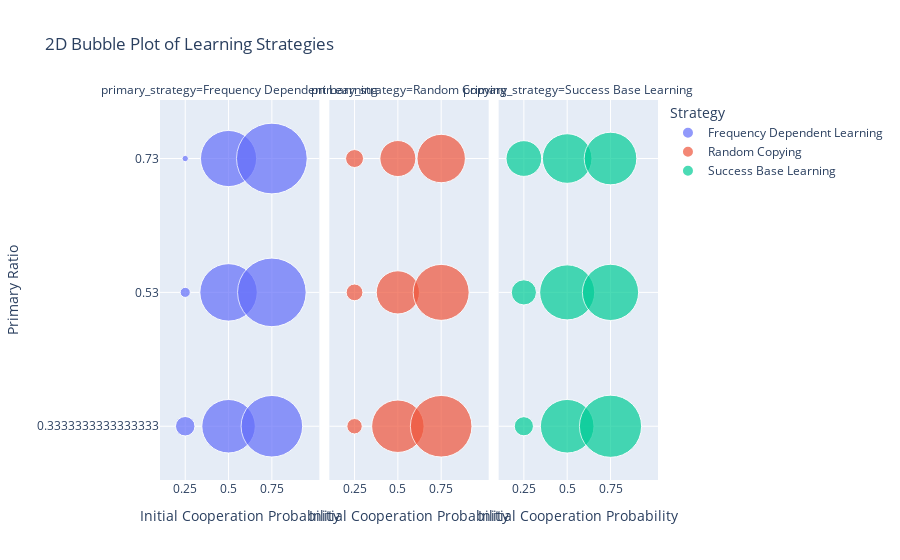

The notebook cell this image was saved under:
### Code cell
# creating a bubble plot to explore the average scores for intital cooperator probabilities and the primary strategy ratio


grouped_po['initial_cooperate_prob'] = grouped_po['initial_cooperate_prob'].astype(float)
grouped_po['primary_ratio'] = grouped_po['primary_ratio'].astype(float)


grouped_po['initial_cooperate_prob'] = pd.cut(grouped_po['initial_cooperate_prob'], 
                                              bins=np.concatenate(([0], initial_cooperate_prob_range + 0.125)), 
                                              labels=initial_cooperate_prob_range, include_lowest=True)
grouped_po['primary_ratio'] = pd.cut(grouped_po['primary_ratio'], 
                                     bins=np.concatenate(([0], primary_strategy_range + 0.1)), 
                                     labels=primary_strategy_range, include_lowest=True)

grouped_po['initial_cooperate_prob'] = grouped_po['initial_cooperate_prob'].astype(str)
grouped_po['primary_ratio'] = grouped_po['primary_ratio'].astype(str)

# calculate max score for normalization
max_score = grouped_po['Average Score(Frequency Dependent)'].max()

# create the bubble plot for each strategy
fig = px.scatter(grouped_po, x='initial_cooperate_prob', y='primary_ratio', 
                 size='Average Score(Frequency Dependent)', 
                 color='primary_strategy', 
                 facet_col='primary_strategy',
                 size_max=50,  
                 labels={
                     "initial_cooperate_prob": "Initial Cooperation Probability",
                     "primary_ratio": "Primary Ratio",
                     "Average Score(Frequency Dependent)": "Average Score"
                 },
                 title="2D Bubble Plot of Learning Strategies")

# Update layout for better readability
fig.update_layout(legend_title_text='Strategy', xaxis_title="Initial Cooperation Probability",
                  yaxis_title="Primary Ratio")
fig.update_xaxes(type='category')
fig.update_yaxes(type='category')

fig.show()

### Figure 1 — Plotly figure (JSON) as saved in the notebook; plotly's stock layout.template omitted (floating-point values rounded to 4 significant figures)
{"data": [{"hovertemplate": "primary_strategy=Frequency Dependent Learning<br>Initial Cooperation Probability=%{x}<br>Primary Ratio=%{y}<br>Average Score=%{marker.size}<extra></extra>", "legendgroup": "Frequency Dependent Learning", "marker": {"color": "#636efa", "size": [29.9, 8.035, 3.209, 225.0, 259.4, 248.0, 297.9, 369.9, 393.1], "sizemode": "area", "sizeref": 0.1572, "symbol": "circle"}, "mode": "markers", "name": "Frequency Dependent Learning", "orientation": "v", "showlegend": true, "type": "scatter", "x": ["0.25", "0.25", "0.25", "0.5", "0.5", "0.5", "0.75", "0.75", "0.75"], "xaxis": "x", "y": ["0.3333333333333333", "0.53", "0.73", "0.3333333333333333", "0.53", "0.73", "0.3333333333333333", "0.53", "0.73"], "yaxis": "y"}, {"hovertemplate": "primary_strategy=Random Copying<br>Initial Cooperation Probability=%{x}<br>Primary Ratio=%{y}<br>Average Score=%{marker.size}<extra></extra>", "legendgroup": "Random Copying", "marker": {"color": "#EF553B", "size": [18.71, 22.02, 25.42, 216.3, 146.5, 102.0, 298.0, 246.2, 184.4], "sizemode": "area", "sizeref": 0.1572, "symbol": "circle"}, "mode": "markers", "name": "Random Copying", "orientation": "v", "showlegend": true, "type": "scatter", "x": ["0.25", "0.25", "0.25", "0.5", "0.5", "0.5", "0.75", "0.75", "0.75"], "xaxis": "x2", "y": ["0.3333333333333333", "0.53", "0.73", "0.3333333333333333", "0.53", "0.73", "0.3333333333333333", "0.53", "0.73"], "yaxis": "y2"}, {"hovertemplate": "primary_strategy=Success Base Learning<br>Initial Cooperation Probability=%{x}<br>Primary Ratio=%{y}<br>Average Score=%{marker.size}<extra></extra>", "legendgroup": "Success Base Learning", "marker": {"color": "#00cc96", "size": [28.92, 49.85, 100.3, 225.9, 238.1, 193.2, 304.0, 248.4, 217.7], "sizemode": "area", "sizeref": 0.1572, "symbol": "circle"}, "mode": "markers", "name": "Success Base Learning", "orientation": "v", "showlegend": true, "type": "scatter", "x": ["0.25", "0.25", "0.25", "0.5", "0.5", "0.5", "0.75", "0.75", "0.75"], "xaxis": "x3", "y": ["0.3333333333333333", "0.53", "0.73", "0.3333333333333333", "0.53", "0.73", "0.3333333333333333", "0.53", "0.73"], "yaxis": "y3"}], "layout": {"annotations": [{"font": {}, "showarrow": false, "text": "primary_strategy=Frequency Dependent Learning", "x": 0.16, "xanchor": "center", "xref": "paper", "y": 1, "yanchor": "bottom", "yref": "paper"}, {"font": {}, "showarrow": false, "text": "primary_strategy=Random Copying", "x": 0.5, "xanchor": "center", "xref": "paper", "y": 1, "yanchor": "bottom", "yref": "paper"}, {"font": {}, "showarrow": false, "text": "primary_strategy=Success Base Learning", "x": 0.84, "xanchor": "center", "xref": "paper", "y": 1, "yanchor": "bottom", "yref": "paper"}], "legend": {"itemsizing": "constant", "title": {"text": "Strategy"}, "tracegroupgap": 0}, "title": {"text": "2D Bubble Plot of Learning Strategies"}, "xaxis": {"anchor": "y", "domain": [0, 0.32], "title": {"text": "Initial Cooperation Probability"}, "type": "category"}, "xaxis2": {"anchor": "y2", "domain": [0.34, 0.66], "matches": "x", "title": {"text": "Initial Cooperation Probability"}, "type": "category"}, "xaxis3": {"anchor": "y3", "domain": [0.68, 1.0], "matches": "x", "title": {"text": "Initial Cooperation Probability"}, "type": "category"}, "yaxis": {"anchor": "x", "domain": [0, 1], "title": {"text": "Primary Ratio"}, "type": "category"}, "yaxis2": {"anchor": "x2", "domain": [0, 1], "matches": "y", "showticklabels": false, "type": "category"}, "yaxis3": {"anchor": "x3", "domain": [0, 1], "matches": "y", "showticklabels": false, "type": "category"}}}
